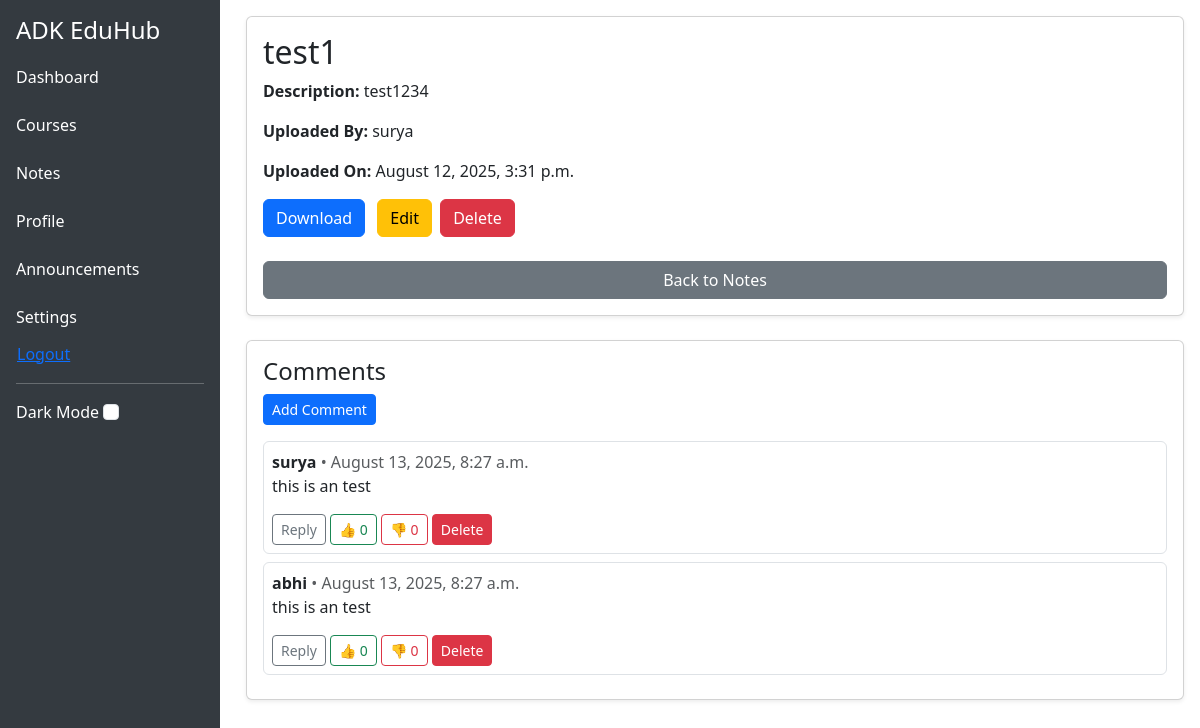
Page /notes/1/ (signed in) on the earlier database version.
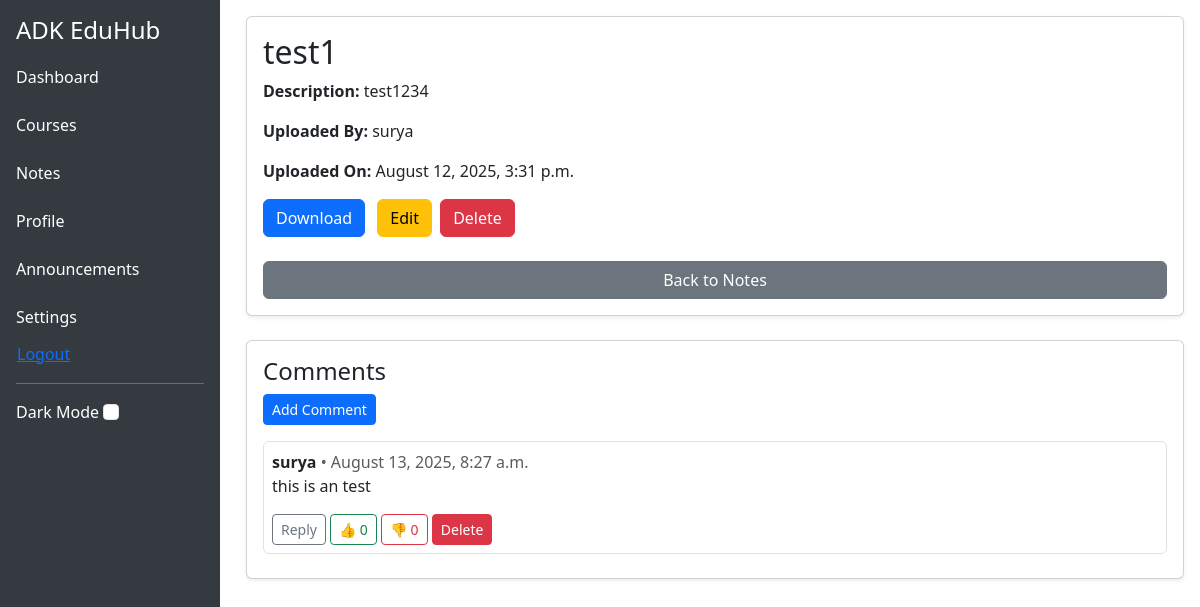
Same page on the later database version.
### notes/models.py (models this page shows, shortened)
class NoteComment(models.Model):
    note = models.ForeignKey(Note, on_delete=models.CASCADE, related_name='comments')
    user = models.ForeignKey(settings.AUTH_USER_MODEL, on_delete=models.CASCADE)
    parent = models.ForeignKey('self', null=True, blank=True, on_delete=models.CASCADE, related_name='replies')
    content = models.TextField()
    created_at = models.DateTimeField(auto_now_add=True)
    likes = models.ManyToManyField(settings.AUTH_USER_MODEL, related_name='comment_likes', blank=True)
    dislikes = models.ManyToManyField(settings.AUTH_USER_MODEL, related_name='comment_dislikes', blank=True)

### core/models.py (models this page shows, shortened)
class CustomUser(AbstractUser):
    ROLE_CHOICES = (
        ('admin', 'Admin'),
        ('teacher', 'Teacher'),
        ('student', 'Student'),
    )
    role = models.CharField(max_length=10, choices=ROLE_CHOICES)

### notes/views.py (the view)
# urls.py: path('<int:pk>/', views.note_detail, name='note_detail'),
@login_required
def note_detail(request, pk):
    note = get_object_or_404(Note, pk=pk)
    comments = note.comments.filter(parent__isnull=True).order_by('-created_at')  # top-level comments
    if request.method == 'POST':
        form = NoteCommentForm(request.POST)
        if form.is_valid():
            comment = form.save(commit=False)
            comment.user = request.user
            comment.note = note
            comment.save()
            messages.success(request, "Comment added!")
            return redirect('notes:note_detail', pk=note.pk)
    else:
        form = NoteCommentForm()
    return render(request, 'notes/note_detail.html', {
        'note': note,
        'comments': comments,
        'form': form
    })

### notes/forms.py
class NoteCommentForm(forms.ModelForm):
    class Meta:
        model = NoteComment
        fields = ['content']

### notes/templates/notes/note_detail.html (shortened to what this page needs)
{% extends 'core/base.html' %}
{% block content %}
<div class="card p-3 shadow-sm mb-4">
    <h2>{{ note.title }}</h2>
    <p><strong>Description:</strong> {{ note.description|default:"No description provided" }}</p>
    <p><strong>Uploaded By:</strong> {{ note.uploaded_by.get_full_name|default:note.uploaded_by.username }}</p>
    <p><strong>Uploaded On:</strong> {{ note.uploaded_at|date:"F j, Y, g:i a" }}</p>
    <p>
        <a href="{{ note.file.url }}" class="btn btn-primary" download>Download</a>
        {% if user.role|lower == "admin" %}
            <a href="{% url 'notes:note_edit' note.pk %}" class="btn btn-warning ms-2">Edit</a>
            <a href="{% url 'notes:note_delete' note.pk %}" class="btn btn-danger ms-1">Delete</a>
        {% elif user.role|lower == "teacher" %}
            <a href="{% url 'notes:note_edit' note.pk %}" class="btn btn-warning ms-2">Edit</a>
            {% if note.uploaded_by == user %}
                <a href="{% url 'notes:note_delete' note.pk %}" class="btn btn-danger ms-1">Delete</a>
            {% endif %}
        {% endif %}
    </p>
    <a href="{% url 'notes:note_list' %}" class="btn btn-secondary mt-2">Back to Notes</a>
</div>
<div class="card p-3 shadow-sm">
    <h4>Comments</h4>
    {% if user.is_authenticated %}
    <form method="post" id="comment-form" class="mb-3">
        <button type="submit" class="btn btn-primary btn-sm">Add Comment</button>
    </form>
    {% else %}
    <p class="text-muted">Please <a href="{% url 'login' %}">login</a> to comment.</p>
    {% endif %}
    <div class="comments-list">
        {% for comment in comments %}
            <div class="border p-2 mb-2 rounded comment-item" id="comment-{{ comment.pk }}">
                <strong>{{ comment.user.get_full_name|default:comment.user.username }}</strong>
                <span class="text-muted">• {{ comment.created_at|date:"F j, Y, g:i a" }}</span>
                <p>{{ comment.content }}</p>
                {% if user.is_authenticated %}
                    <button class="btn btn-sm btn-outline-secondary reply-btn" data-id="{{ comment.pk }}">Reply</button>
                {% endif %}
                <button class="btn btn-sm btn-outline-success like-btn" data-id="{{ comment.pk }}">
                    👍 <span class="like-count">{{ comment.likes.count }}</span>
                </button>
                <button class="btn btn-sm btn-outline-danger dislike-btn" data-id="{{ comment.pk }}">
                    👎 <span class="dislike-count">{{ comment.dislikes.count }}</span>
                </button>
                {% if user.role|lower == "admin" or comment.user == user %}
                    <a href="{% url 'notes:note_comment_delete' comment.pk %}" class="btn btn-sm btn-danger">Delete</a>
                {% endif %}
            </div>
        {% empty %}
            <p class="text-muted">No comments yet.</p>
        {% endfor %}
    </div>
</div>
{% endblock %}

Differences in the rows shown:
removed NoteComment: user.get_full_name "abhi", created_at "August 13, 2025, 8:27 a.m.", content "this is an test", likes.count "0", dislikes.count "0"
